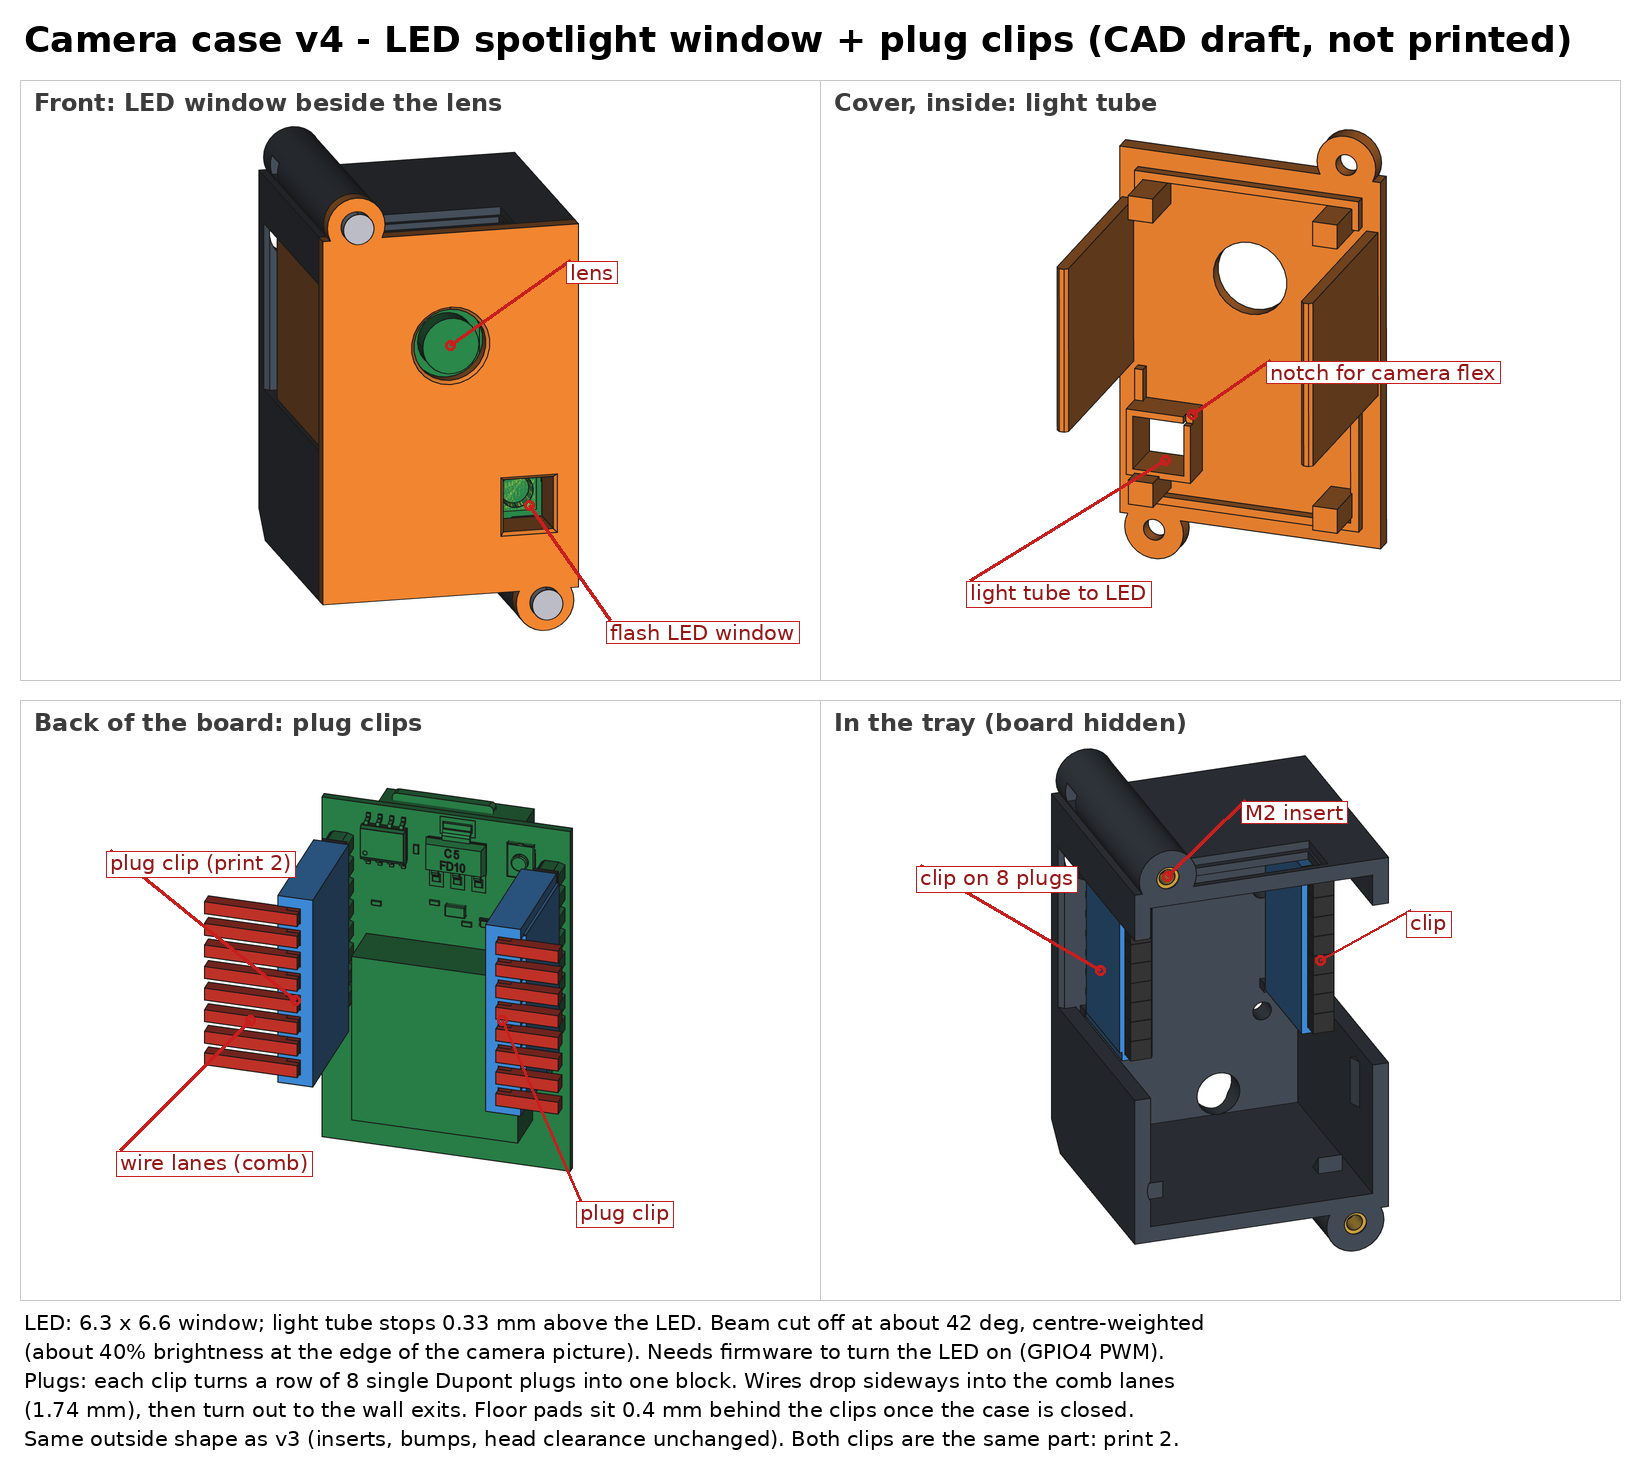

Recreate this plot in Python.
"""Labelled review sheet for camera service v4 (run on cad-lab with python3)."""
from pathlib import Path
from PIL import Image, ImageDraw, ImageFont
OUT = Path('/home/buralien/projects/gladiator-cad/cad/head/camera-service-v4-20261031')
F = '/usr/share/fonts/truetype/dejavu/DejaVuSans%s.ttf'
title_f = ImageFont.truetype(F % '-Bold', 36)
lab_f = ImageFont.truetype(F % '-Bold', 24)
small_f = ImageFont.truetype(F % '', 21)
S = 0.5
W, H = 1640, 1460
sheet = Image.new('RGB', (W, H), 'white')
d = ImageDraw.Draw(sheet)
d.text((24, 18), 'Camera case v4 - LED spotlight window + plug clips (CAD draft, not printed)', fill='black', font=title_f)
panels = [('front_led_window.png', 'Front: LED window beside the lens', (20, 80),
           [((1018, 850), (1180, 1080), 'flash LED window'), ((860, 530), (1100, 360), 'lens')]),
          ('cover_inside.png', 'Cover, inside: light tube', (820, 80),
           [((690, 760), (300, 1000), 'light tube to LED'), ((745, 668), (900, 560), 'notch for camera flex')]),
          ('plugs_rear.png', 'Back of the board: plug clips', (20, 700),
           [((550, 600), (180, 300), 'plug clip (print 2)'), ((460, 640), (200, 900), 'wire lanes (comb)'),
            ((965, 640), (1120, 1000), 'plug clip')]),
          ('open_tray_clips.png', 'In the tray (board hidden)', (820, 700),
           [((560, 540), (200, 330), 'clip on 8 plugs'), ((1000, 520), (1180, 420), 'clip'),
            ((695, 352), (850, 200), 'M2 insert')])]
for fn, cap, (x0, y0), labels in panels:
    im = Image.open(OUT / fn).convert('RGB')
    im = im.resize((int(im.width * S), int(im.height * S)), Image.LANCZOS)
    sheet.paste(im, (x0, y0))
    d.rectangle([x0, y0, x0 + im.width, y0 + im.height], outline=(200, 200, 200))
    d.text((x0 + 14, y0 + 8), cap, fill=(60, 60, 60), font=lab_f)
    for (px, py), (tx, ty), txt in labels:
        P = (x0 + px * S, y0 + py * S); T = (x0 + tx * S, y0 + ty * S)
        d.line([P, T], fill=(200, 30, 30), width=3)
        d.ellipse([P[0] - 5, P[1] - 5, P[0] + 5, P[1] + 5], outline=(200, 30, 30), width=3)
        bb = d.textbbox(T, txt, font=small_f)
        d.rectangle([bb[0] - 4, bb[1] - 3, bb[2] + 4, bb[3] + 3], fill='white', outline=(200, 30, 30))
        d.text(T, txt, fill=(150, 20, 20), font=small_f)
notes = ['LED: 6.3 x 6.6 window; light tube stops 0.33 mm above the LED. Beam cut off at about 42 deg, centre-weighted',
         '(about 40% brightness at the edge of the camera picture). Needs firmware to turn the LED on (GPIO4 PWM).',
         'Plugs: each clip turns a row of 8 single Dupont plugs into one block. Wires drop sideways into the comb lanes',
         '(1.74 mm), then turn out to the wall exits. Floor pads sit 0.4 mm behind the clips once the case is closed.',
         'Same outside shape as v3 (inserts, bumps, head clearance unchanged). Both clips are the same part: print 2.']
for i, t in enumerate(notes):
    d.text((24, 1310 + i * 29), t, fill='black', font=small_f)
sheet.save(OUT / 'review_sheet.png')
print('ok')
